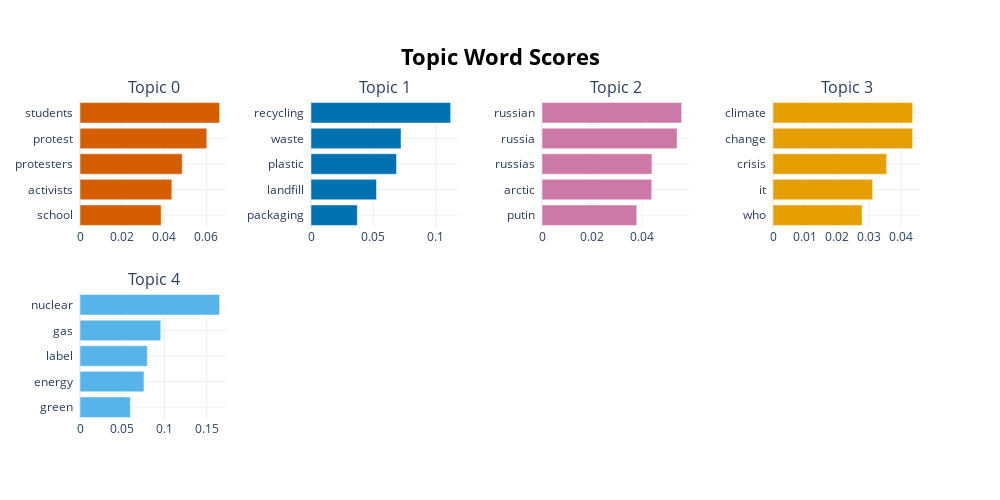

Write notebook code for a chart like this one.
### Markdown cell above
## Visualize Terms

We can visualize the selected terms for a few topics by creating bar charts out of the c-TF-IDF scores for each topic representation. Insights can be gained from the relative c-TF-IDF scores between and within topics. Moreover, you can easily compare topic representations to each other.

### Code cell
topic_model.visualize_barchart(top_n_topics=5)

### Figure 1 — Plotly figure (JSON) as saved in the notebook; plotly's stock layout.template omitted (floating-point values rounded to 4 significant figures)
{"data": [{"marker": {"color": "#D55E00"}, "orientation": "h", "type": "bar", "x": [0.03852, 0.04358, 0.04849, 0.06015, 0.06626], "xaxis": "x", "y": ["school  ", "activists  ", "protesters  ", "protest  ", "students  "], "yaxis": "y"}, {"marker": {"color": "#0072B2"}, "orientation": "h", "type": "bar", "x": [0.03718, 0.05257, 0.0686, 0.07225, 0.112], "xaxis": "x2", "y": ["packaging  ", "landfill  ", "plastic  ", "waste  ", "recycling  "], "yaxis": "y2"}, {"marker": {"color": "#CC79A7"}, "orientation": "h", "type": "bar", "x": [0.038, 0.044, 0.04409, 0.05418, 0.056], "xaxis": "x3", "y": ["putin  ", "arctic  ", "russias  ", "russia  ", "russian  "], "yaxis": "y3"}, {"marker": {"color": "#E69F00"}, "orientation": "h", "type": "bar", "x": [0.02778, 0.03106, 0.03541, 0.04355, 0.04355], "xaxis": "x4", "y": ["who  ", "it  ", "crisis  ", "change  ", "climate  "], "yaxis": "y4"}, {"marker": {"color": "#56B4E9"}, "orientation": "h", "type": "bar", "x": [0.05958, 0.07571, 0.07965, 0.09556, 0.1653], "xaxis": "x5", "y": ["green  ", "energy  ", "label  ", "gas  ", "nuclear  "], "yaxis": "y5"}], "layout": {"annotations": [{"font": {"size": 16}, "showarrow": false, "text": "Topic 0", "x": 0.0875, "xanchor": "center", "xref": "paper", "y": 1, "yanchor": "bottom", "yref": "paper"}, {"font": {"size": 16}, "showarrow": false, "text": "Topic 1", "x": 0.3625, "xanchor": "center", "xref": "paper", "y": 1, "yanchor": "bottom", "yref": "paper"}, {"font": {"size": 16}, "showarrow": false, "text": "Topic 2", "x": 0.6375, "xanchor": "center", "xref": "paper", "y": 1, "yanchor": "bottom", "yref": "paper"}, {"font": {"size": 16}, "showarrow": false, "text": "Topic 3", "x": 0.9125, "xanchor": "center", "xref": "paper", "y": 1, "yanchor": "bottom", "yref": "paper"}, {"font": {"size": 16}, "showarrow": false, "text": "Topic 4", "x": 0.0875, "xanchor": "center", "xref": "paper", "y": 0.4, "yanchor": "bottom", "yref": "paper"}], "height": 500, "hoverlabel": {"bgcolor": "white", "font": {"family": "Rockwell", "size": 16}}, "showlegend": false, "title": {"font": {"color": "Black", "size": 22}, "text": "<b>Topic Word Scores", "x": 0.5, "xanchor": "center", "yanchor": "top"}, "width": 1000, "xaxis": {"anchor": "y", "autorange": true, "domain": [0, 0.175], "range": [0, 0.06975], "showgrid": true, "type": "linear"}, "xaxis2": {"anchor": "y2", "autorange": true, "domain": [0.275, 0.45], "range": [0, 0.1179], "showgrid": true, "type": "linear"}, "xaxis3": {"anchor": "y3", "autorange": true, "domain": [0.55, 0.725], "range": [0, 0.05894], "showgrid": true, "type": "linear"}, "xaxis4": {"anchor": "y4", "autorange": true, "domain": [0.825, 1], "range": [0, 0.04584], "showgrid": true, "type": "linear"}, "xaxis5": {"anchor": "y5", "autorange": true, "domain": [0, 0.175], "range": [0, 0.174], "showgrid": true, "type": "linear"}, "xaxis6": {"anchor": "y6", "domain": [0.275, 0.45], "showgrid": true}, "xaxis7": {"anchor": "y7", "domain": [0.55, 0.725], "showgrid": true}, "xaxis8": {"anchor": "y8", "domain": [0.825, 1], "showgrid": true}, "yaxis": {"anchor": "x", "autorange": true, "domain": [0.6, 1], "range": [-0.5, 4.5], "showgrid": true, "type": "category"}, "yaxis2": {"anchor": "x2", "autorange": true, "domain": [0.6, 1], "range": [-0.5, 4.5], "showgrid": true, "type": "category"}, "yaxis3": {"anchor": "x3", "autorange": true, "domain": [0.6, 1], "range": [-0.5, 4.5], "showgrid": true, "type": "category"}, "yaxis4": {"anchor": "x4", "autorange": true, "domain": [0.6, 1], "range": [-0.5, 4.5], "showgrid": true, "type": "category"}, "yaxis5": {"anchor": "x5", "autorange": true, "domain": [0, 0.4], "range": [-0.5, 4.5], "showgrid": true, "type": "category"}, "yaxis6": {"anchor": "x6", "domain": [0, 0.4], "showgrid": true}, "yaxis7": {"anchor": "x7", "domain": [0, 0.4], "showgrid": true}, "yaxis8": {"anchor": "x8", "domain": [0, 0.4], "showgrid": true}}}
